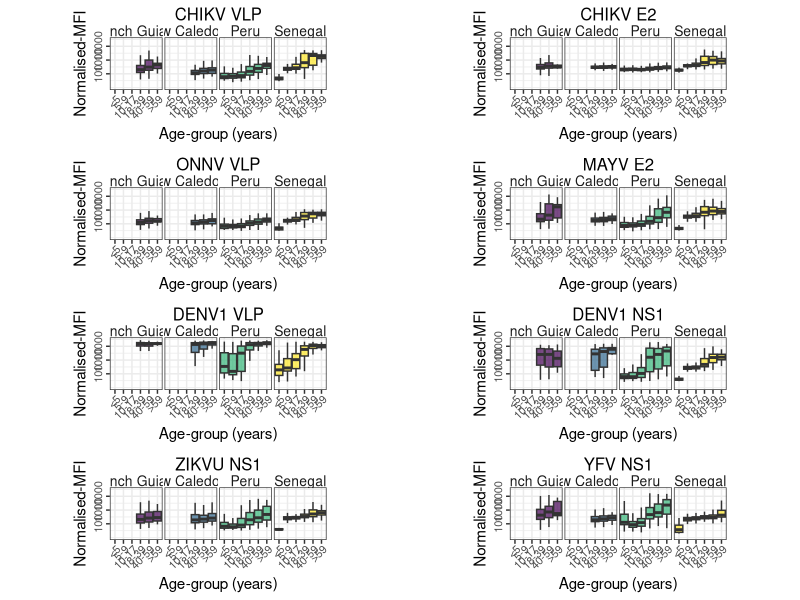

This figure's R source:
# --- Libraries ---------------------------------------------------------------

library(tidyverse)
library(cowplot)

# --- Data --------------------------------------------------------------------

# Summary statistics to recreate box-plot
# (Site- and age-specific antibody levels for selected antigens:
# CHIKV VLP, CHIKV E2, ONNV VLP, MAYV E2, 
# DENV1 VLP, DENV NS1, ZIKVU NS1, YFV NS1)

box_stats <- read_csv(file = "output/site_age_Ab_levels.csv")

# order factor

box_stats <- box_stats %>%
  mutate(
    age_cat = factor(
      age_cat,
      levels = c("<5", "5-9", "10-17", "18-39", "40-59", ">59")
       
    )
  )

# titles

titles <- levels(factor(box_stats$title))

#--- Helpers ----------------------------------------------------------------

# 1) rebuild a single plot from stats (same styling, no hlines)
rebuild_one <- function(stats_boxes, antigen_title = "") {
  
  antigen_title <- unique(stats_boxes$title)
  if (length(antigen_title) > 1) {
    antigen_title <- antigen_title[1] # safeguard if duplicates
  }
  
  ggplot(stats_boxes, aes(x = age_cat, fill = study)) +
    geom_boxplot(
      aes(ymin = ymin, lower = lower, middle = middle, upper = upper, ymax = ymax,
          group = interaction(study, age_cat, drop = TRUE)),
      stat = "identity"
    ) +
    scale_fill_viridis_d(alpha = 0.7) +
    facet_wrap(~ study, ncol = 7) +
    theme_bw() +
    scale_y_log10(limits = c(10, 30000), breaks = c(100, 1000, 10000)) +
    labs(
      x = "Age-group (years)",
      y = "Normalised-MFI",
      title = antigen_title
    ) +
    theme(
      axis.text.x = element_text(angle = 45, hjust = 1, size = 8, margin = margin(t = 0, b = 0)),
      axis.text.y = element_text(angle = 90, size = 8, hjust = 0.5),
      axis.title  = element_text(margin = margin(b = 0, t = 0, r = 0, l = 0)),
      legend.position = "none",
      strip.background = element_blank(),
      strip.text = element_text(size = 10, margin = margin()),
      plot.title = element_text(hjust = 0.5, size = 12, margin = margin(b = 0, t = 0)),
      panel.spacing = unit(0.1, "lines"),
      aspect.ratio = 1
    )
}

# --- Generate each figure element ------

# 2) rebuild all and combine like before

rebuilt_list <- map(
  seq_along(1:8),
  ~{
    id <- paste0("plot_", .x)
    rebuild_one(
      stats_boxes   = filter(box_stats, plot_id == id),
      antigen_title = titles[.x]
    )
  }
)

# --- Final Figure ------------------------------------------------------------

fig_3 <- plot_grid(plotlist = rebuilt_list, ncol = 2)

# --- Save to file ------------------------------------------------------------

ggsave(fig_3, file = "figures/Fig_3.png", bg = "white", 
       width = 10, height = 8)
